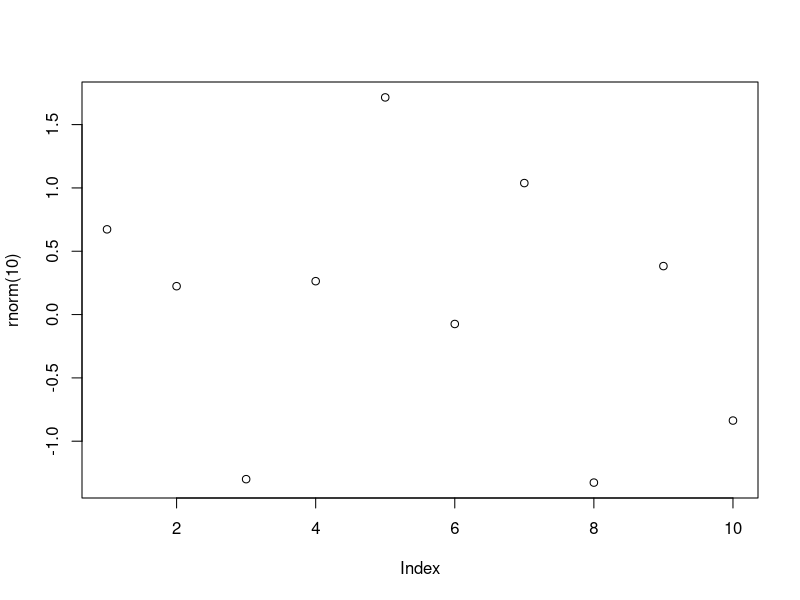

Reproduce this figure in R.
## ---- chunk 1
knitr::opts_chunk$set(echo = TRUE)
## ---- chunk 2
vec1 <- c("Macho","Femea","Femea","Macho","Macho")
vec1
fac_vec1 <- factor(vec1)
fac_vec1
class(vec1)
class(fac_vec1)
## ---- chunk 3
# Não existe uma ordem implícita
animais <- c("Zebra", "Pantera", "Rinoceronte", "Macaco", "Tigre")
animais
class(animais)
fac_animais <- factor(animais)
fac_animais
class(fac_animais)
levels(fac_animais)
## ---- chunk 4
# Possuem uma ordem natural
grad <- c("Mestrado", "Doutorado", "Bacharelado", "Mestrado", "Mestrado")
grad
fac_grad <- factor(grad, order = TRUE, levels = c("Doutorado", "Mestrado", "Bacharelado"))
fac_grad
levels(fac_grad)

# Sumarizar os dados fornece uma visão geral sobre o conteúdo das variáveis
summary(fac_grad)
summary(grad)

vec2 <- c("M", "F", "F", "M", "M", "M", "F", "F", "M", "M", "M", "F", "F", "M", "M")
vec2
fac_vec2 <- factor(vec2)
fac_vec2
levels(fac_vec2) <- c("Femea", "Macho")
fac_vec2
summary(fac_vec2)
summary(vec2)


# Mais exemplos
data = c(1,2,2,3,1,2,3,3,1,2,3,3,1)
fdata = factor(data)
fdata


rdata = factor(data, labels = c("I","II","III"))
rdata
## ---- chunk 5
set1 <- c("AA", "B", "BA", "CC", "CA", "AA", "BA", "CC", "CC")
set1

# Transformando os dados. 
# R apenas criou os níveis, o que não significa que exista uma hierarquia.
f.set1 <- factor(set1)
f.set1
class(f.set1)
is.ordered(f.set1)

# Fatores Ordenados
o.set1 <- factor(set1, 
                 levels = c("CA", "BA", "AA", "CC", "B"), 
                 ordered = TRUE)

o.set1
is.ordered(o.set1)

as.numeric(o.set1)
table(o.set1)


# Fatores e Dataframes
df <- read.csv2("bases/etnias.csv", sep = ',')
View(df)


# Variáveis do tipo fator
str(df)

# Níveis dos fatores
# Internamente, o R armazena valores inteiros e faz um mapeamento para as strings (em ordem alfabética)
# e agrupa as estatísticas por níveis. Agora, se fizermos sumarização de estatísticas, é possível visualizar 
# a contabilização para cada categoria
levels(df$Etnia)
summary(df$Etnia)


# Plot
# Agora se fizermos um plot, temos um boxplot para estas variáveis categóricas
# TODO : corrigir - plot(df$Idade~df$Etnia, xlab = 'Etnia', ylab = 'Idade', main = 'Idade por Etnia')


# Regressão
summary(lm(Idade~Etnia, data = df))

# Convertendo uma coluna em variável categórica. Isso criará um fator não-ordenado
df
str(df)
df$Estado_Civil.cat <- factor(df$Estado_Civil, labels = c("Solteiro", "Casado", "Divorciado"))
df
str(df)
## ---- chunk 6
# Níveis dos fatores
# Internamente, o R armazena valores inteiros e faz um mapeamento para as strings (em ordem alfabética)
# e agrupa as estatísticas por níveis.

# Criando vetores
vec1 <- c(1001, 1002, 1003, 1004, 1005)
vec2 <- c(0, 1, 1, 0, 2)
vec3 <- c('Verde','Laranja','Azul','Laranja','Verde')

# Unindo os vetores em um dataframe
df <- data.frame(vec1, vec2, vec3)
df

# Verificando que o R categorizou a última coluna como fator
str(df)

# Verificando os níveis do fator. Perceba que os níveis estão categorizados em ordem alfabética
levels(df$vec3)

# Criando uma outra coluna e atribuindo labels
df$cat1 <- factor(df$vec3, labels = c("cor2", "cor1", "cor3"))
df

# Internamente, os fatores são registrados como inteiros, mas a ordenação segue a ordem alfabética
# das strings
str(df)

# Veja como foi feita a atribuição:
# Azul = cor2
# Laranja = cor1
# Verde = cor3
# Ou seja, os vetores com os labels, seguiram a ordem alfabética dos níveis classificados pelo R

# Criando uma outra coluna e atribuindo labels
# Ao aplicarmos a função factor() a coluna vec2, internamente o R classificou em ordem alfabética
# e quando atribuímos os labels, foi feita a associação.
df$cat2 <- factor(df$vec2, labels = c("Divorciado", "Casado", "Solteiro"))
df
str(df)
levels(df$cat2)
## ---- chunk 7
# If-else
x = 25
if (x < 30) 
  {"Este número é menor que 30"}


# Chaves não são obrigatórios, mas altamente recomendados
if (x < 30) 
  "Este número é menor que 30"


# Else
if (x < 7) {
  "Este número é menor que 7"
} else {
  "Este número não é menor que 7"
  }


# Comandos podem ser ainhados
x = 7
if (x < 7) {
  "Este número é menor que 7"
} else if(x == 7) {
  "Este é o número 7"
}else{
  "Este número não é menor que 7"
}


# Ifelse
x = 5
ifelse (x < 6, "Correto!", NA)

x = 9
ifelse (x < 6, "Correto!", NA)


# Expressões ifelse aninhadas
x = c(7,5,4)
ifelse(x < 5, "Menor que 5", 
       ifelse(x == 5, "Igual a 5", "Maior que 5"))


# Estruturas if dentro de funções
func1 <- function(x,y){
  ifelse(y < 7, x + y, "Não encontrado")
}

func1(4,2)
func1(40,7)
## ---- chunk 8
### Rep
rep(rnorm(10), 5)


#### Repeat
x = 1
repeat {
  x = x + 3
  if (x > 99)
    break
  print(x)}


# Loop For
for (i in 1:20) {print(i)}
for (q in rnorm(10)) {print(q)}


# Ignora alguns elementos dentro do loop
for(i in 1:22){
  if(i == 13 | i == 15)
    next
  print (i)}


# Interromper o loop
for(i in 1:22){
  if(i == 13)
    break
  print (i)}


# Loop While
x = 1
while(x < 5){
  x = x + 1
  print(x)
}

# O loop while não será executado
y = 6
while(y < 5){
  y = y+10
  print(y)
}
## ---- chunk 9
# Help
#?sample
#args(sample)
#args(mean)
#args(sd)
## ---- chunk 10
abs(-43)
sum(c(1:5))
mean(c(1:5))
round(c(1.1:5.8))
rev(c(1:5))
seq(1:5)
sort(rev(c(1:5)))
append(c(1:5), 6)

vec1 <- c(1.5, 2.5, 8.4, 3.7, 6.3)
vec2 <- rev(vec1)
vec2
## ---- chunk 11
plot(rnorm(10))
mean(c(abs(vec1), abs(vec2)))


# Criando funções
myfunc <- function(x) { x + x }
myfunc(10)
class(myfunc)

myfunc2 <- function(a, b) {
  valor = a ^ b
  print(valor)
}
myfunc2(3, 2)

jogando_dados <- function() {
  num <- sample(1:6, size = 1) #Local
  num
}

jogando_dados()


# Escopo
# print(num)
# Error in print(num) : objeto 'num' não encontrado
num <- c(1:6)
num #Global
## ---- chunk 12
vec1 <- (10:13)
vec2 <- c("a", "b", "c", "d")
vec3 <- c(6.5, 9.2, 11.9, 5.1)

myfunc3 <- function(...){
  df = data.frame(cbind(...))
  print(df)
}

myfunc3(vec1)

myfunc3(vec2, vec3)

myfunc3(vec1, vec2, vec3)


# Funções Built-in - Não tente recriar a roda
# Comparação de eficiência entre função vetorizada e função "vetorizada no R"

x <- 1:10000000

# Função que calcula a raiz quadrada de cada elemento de um vetor de números
meu_sqrt <- function(numeros) {
  resp <- numeric(length(numeros))
  for(i in seq_along(numeros)) {
    resp[i] <- sqrt(numeros[i])
  }
  return(resp)
}


system.time(x2a <- meu_sqrt(x))

system.time(x2b <- sqrt(x))

# Sua máquina pode apresentar resultado diferente por conta da precisão de cálculo do processador.
identical(x2a, x2b)
